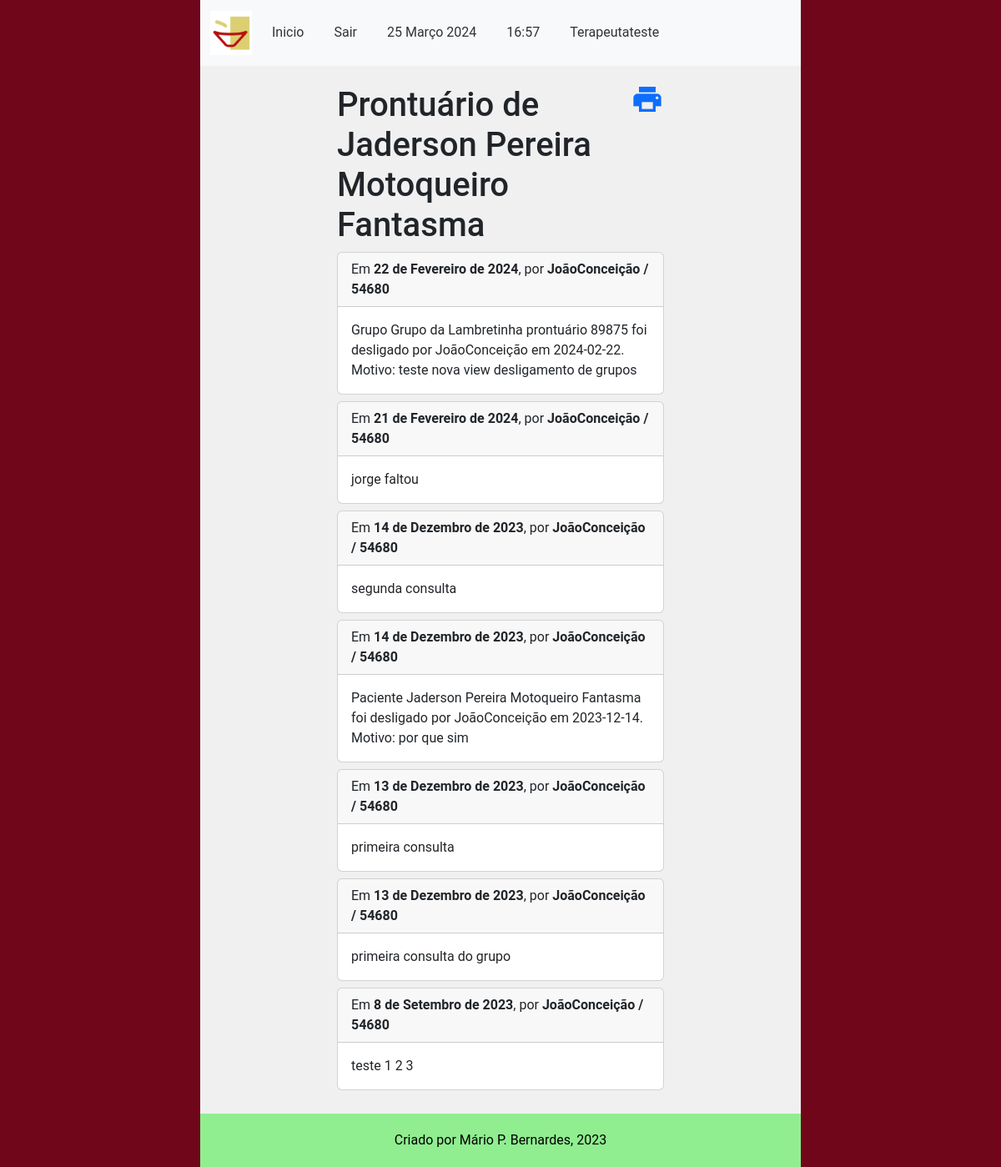
Screenshot of /main/prontuario/8962364/ (signed in) with the database file from the repository.
### accounts/models.py (models this page shows, shortened)
class CustomUser(AbstractUser):
    email = models.EmailField(unique=True, verbose_name='E-mail')
    phone_number = models.CharField(max_length=11, unique=True, verbose_name='Telefone', validators=[
        validate_numbers, MinLengthValidator(limit_value=11), MaxLengthValidator(limit_value=11)
    ])
    require_otp_login = models.BooleanField(null=False, default=True)  # TODO trocar pra False
    otp = models.CharField(max_length=6, null=True, blank=True)

### main/models.py (models this page shows, shortened)
class CadastroPacientes(models.Model):
    nome = models.CharField(verbose_name='Nome do Paciente', max_length=100,
                            validators=[validate_letters, MinLengthValidator(limit_value=5)])
    prontuario_numero = models.CharField(verbose_name='Nº de Prontuario', max_length=7,
                                         default=create_prontuario_numero,
                                         unique=True, validators=[validate_numbers, MinLengthValidator(limit_value=7)])
    nascimento = models.DateField(verbose_name='Data de Nascimento', help_text='dd/mm/aaaa',
                                  validators=[validate_date_past])
    responsavel_legal = models.CharField(verbose_name='Responsável Legal', max_length=100,
                                         null=True, blank=True, validators=[validate_letters,
                                                                            MinLengthValidator(limit_value=5)])
    cpf_responsavel_legal = models.CharField(verbose_name='CPF do Responsável', max_length=11, blank=True, null=True,
                                             validators=[validate_numbers, MinLengthValidator(limit_value=11)])
    data_inicio = models.DateField(verbose_name='Data de Inicio', help_text='dd/mm/aaaa', default=datetime.now)
    data_final = models.DateField(verbose_name='Data do Desligamento', help_text='dd/mm/aaaa', blank=True, null=True,
                                  validators=[validate_date_past])
    desligado = models.BooleanField(verbose_name='Desligado', help_text='Paciente desligado', default=False)
    cpf_numero = models.CharField(verbose_name='CPF', max_length=11, unique=True,
                                  help_text="CPF de menores consta na Certidão de Nascimento",
                                  validators=[validate_numbers, MinLengthValidator(limit_value=11)])
    MOD_CHOICES = (
        (0, 'Individual'),
        (1, 'Grupo'),
        (2, 'Casal'),
    )
    modalidade_atendimento = models.IntegerField(verbose_name='Modalidade', choices=MOD_CHOICES, default=0)
    grupo = models.ForeignKey(
        'CadastroGrupos',
        related_name='membros',
        on_delete=models.PROTECT,
        blank=True,
        null=True
    )
    convenio = models.ForeignKey(
        'ConveniosAceitos',
        related_name='pacientes',
        on_delete=models.PROTECT
    )
    carteirinha_convenio = models.CharField(verbose_name='Número do Convênio',
                                            max_length=50, blank=True, null=True,
                                            validators=[validate_numbers, MinLengthValidator(limit_value=7)])
    terapeuta = models.ForeignKey(
        'CadastroProfissionais',
        related_name='pacientes',
        on_delete=models.PROTECT
    )
    endereco_rua = models.CharField(verbose_name='Endereço', max_length=100,
                                    validators=[MinLengthValidator(limit_value=10)])
    endereco_bairro = models.CharField(verbose_name='Bairro', max_length=50,
                                       validators=[MinLengthValidator(limit_value=3)])
    endereco_numero = models.CharField(verbose_name='Número', max_length=7, validators=[validate_numbers])
    endereco_complemento = models.CharField(verbose_name='Complemento', max_length=100,
                                            validators=[MinLengthValidator(limit_value=4)])
    telefone_numero = models.CharField(verbose_name='Telefone', max_length=11,
                                       validators=[validate_numbers, MinLengthValidator(limit_value=11)])
    cidade = models.CharField(verbose_name='Cidade', max_length=100, validators=[validate_letters,
                                                                                 MinLengthValidator(limit_value=3)])
    cep_numero = models.CharField(verbose_name='CEP', max_length=8, validators=[validate_numbers,
                                                                                MinLengthValidator(limit_value=8)])
    email = models.EmailField(verbose_name='E-mail')
    observacoes = models.TextField(verbose_name='Observações', blank=True, null=True)
    objects = models.Manager()
    class Meta:
        verbose_name = 'Paciente'
        verbose_name_plural = 'Pacientes'
        ordering = ["nome"]
        permissions = [
            ('transfer_pac', 'Transferir Paciente (Terapeutas)'),
            ('deslig_pac', 'Desligar Paciente (Terapeutas)'),
            ('add_pac_group', 'Adicionar Paciente a Grupo (Terapeutas)'),
            ('remove_pac_from_group', 'Remover Paciente de um Grupo (Terapeutas)')
        ]

class ProntuariosIndividuais(models.Model):
    numero = models.ForeignKey(
        'CadastroPacientes',
        on_delete=models.PROTECT,
        to_field='prontuario_numero',
        related_name='paciente',
        verbose_name='Nº de Prontuário'
    )
    autor = models.ForeignKey(
        'CadastroProfissionais',
        on_delete=models.PROTECT,
        to_field='nome',
        related_name='prontuarios',
        verbose_name='Terapeuta'
    )
    data_entrada = models.DateField(auto_now_add=True, editable=False, verbose_name='Data da Entrada')
    data_consulta = models.DateField(verbose_name='Data da Consulta', validators=[validate_date_past])
    entrada = models.TextField(verbose_name='Parecer', validators=[MinLengthValidator(limit_value=10)])
    objects = models.Manager()
    class Meta:
        verbose_name = 'Prontuário'
        verbose_name_plural = 'Prontuários'
        permissions = [
            ('add_entry', 'Adicionar entradas em prontuários (Terapeutas)')
        ]

class CadastroProfissionais(models.Model):
    nome = models.CharField(verbose_name='Nome', max_length=100,
                            unique=True, editable=True, validators=[validate_letters])
    conselho_codigo = models.CharField(verbose_name='CRP', max_length=5, unique=True,
                                       editable=True, validators=[validate_numbers])
    STATUS_POS_CHOICES = (
        (0, 'Nível 1 - Incompleto'),
        (1, 'Nível 1 - Completo'),
        (2, 'Nível 2 - Incompleto'),
        (3, 'Nível 2 - Completo'),
        (4, 'Nível 3 - Incompleto'),
        (5, 'Nível 3 - Completo'),
    )
    pos_grad_status = models.IntegerField(verbose_name='Status Pós', choices=STATUS_POS_CHOICES, default=0)
    unimed_codigo = models.CharField(verbose_name='Número cadastro Unimed', max_length=6,
                                     unique=True, editable=True, validators=[validate_numbers])
    email = models.EmailField(verbose_name='Email', editable=True)
    telefone_numero = models.CharField(verbose_name='Telefone', max_length=11,
                                       editable=True, validators=[validate_numbers])
    endereco_rua = models.CharField(verbose_name='Endereço', max_length=100)
    endereco_bairro = models.CharField(verbose_name='Bairro', max_length=50)
    endereco_numero = models.CharField(verbose_name='Número', max_length=7, validators=[validate_numbers])
    endereco_complemento = models.CharField(verbose_name='Complemento', max_length=100)
    cidade = models.CharField(verbose_name='Cidade', max_length=20, validators=[validate_letters,
                                                                                MinLengthValidator(limit_value=3)])
    cep_numero = models.CharField(verbose_name='CEP', max_length=8, validators=[validate_numbers,
                                                                                MinLengthValidator(limit_value=8)])
    nascimento_data = models.DateField(verbose_name='Data de Nascimento', help_text='dd/mm/aaaa',
                                       validators=[validate_date_past])
    cpf_numero = models.CharField(verbose_name='CPF', unique=True, validators=[validate_numbers], max_length=11)
    rg_numero = models.CharField(verbose_name='Número RG', max_length=12,
                                 validators=[MinLengthValidator(limit_value=6)])
    rg_emissor = models.CharField(verbose_name='Orgão Emissor RG', max_length=50)
    usuario_codigo = models.ForeignKey(
        CustomUser,
        related_name='Terapeutas',
        on_delete=models.PROTECT
    )
    objects = models.Manager()
    def __str__(self):
        return f'{self.nome}'
    class Meta:
        verbose_name = 'Terapeuta'
        verbose_name_plural = 'Terapeutas'
        permissions = [
            ('add_terapeuta', 'Adicionar novos Usuários (Administrativos)')
        ]

### main/views.py (the view)
@login_required(login_url="/main/login")
def list_entradas(request: HttpRequest, prontuario_numero: str, as_pdf=False):
    current_user_terapeuta = get_current_user_terapeuta(request)
    current_paciente = get_current_paciente(prontuario_numero)
    current_paciente_prontuario = get_current_paciente_prontuario(prontuario_numero)
    context = {
        'prontuario_numero': prontuario_numero,
        'current_user': current_user_terapeuta,
        'paciente': current_paciente,
        'prontuarios': current_paciente_prontuario,
    }
    if request.GET.get('as_pdf'):
        template = 'prontuario_for_pdf.html'
        return render_to_pdf(template, context)
    template = 'prontuario_pac.html'
    return render(request, template, context)

### main/services/pacientes_services.py (called while the page is built)
def get_current_paciente(prontuario_numero: str) -> CadastroPacientes:
    current_paciente = CadastroPacientes.objects.get(prontuario_numero=prontuario_numero)
    return current_paciente

def get_current_paciente_prontuario(prontuario_numero: str) -> ProntuariosIndividuais:
    current_paciente_prontuario = ProntuariosIndividuais.objects.filter(numero_id=prontuario_numero).order_by(
        '-data_consulta')
    return current_paciente_prontuario

### main/services/terapeutas_services.py (called while the page is built)
def get_current_user_terapeuta(request: HttpRequest) -> Union[CadastroProfissionais, HttpResponseNotFound]:
    if request.user.is_authenticated:
        try:
            current_user_terapeuta = request.user.Terapeutas.get()
        except ObjectDoesNotExist:
            return HttpResponseNotFound("Usuário não associado a um profissional Terapeuta!")
        return current_user_terapeuta
    else:
        return HttpResponseNotFound("Usuário não autenticado!")

### main/templates/prontuario_pac.html (shortened to what this page needs)
{% extends 'middleman1.html' %}
{% block content %}
    <div class="d-flex justify-content-between align-items-baseline">
        <h1> Prontuário de {{ paciente.nome }}</h1>
        {% url 'main:prontuario' prontuario_numero=prontuario_numero as download_url %}
        <a href="{{ download_url }}?as_pdf=1" target="_blank">
            <span class="material-icons fs-1">print</span>
        </a>
    </div>
    {% for prontuario in prontuarios %}
        <div class="card mb-2">
            <div class="card-header">
                Em <strong>{{ prontuario.data_consulta }}</strong>, por <strong>{{ prontuario.autor }} / {{ current_user.conselho_codigo}}</strong><br>
            </div>
            <div class="card-body">
                {{ prontuario.entrada }}
            </div>
        </div>
    {% empty %}
        <li>Nenhuma entrada encontrada neste prontuário.</li>
    {% endfor %}
{% endblock %}

### main/templates/middleman1.html (shortened to what this page needs)
{% load static %}
{% load django_bootstrap5 %}
{% bootstrap_css %}
<!DOCTYPE html>
<html lang="pt-br">
<head>
    <link rel="stylesheet" type="text/css" href="{% static 'main_style.css' %}">
</head>
<body>
    <div class="page-container">
        <header>
            <nav class="navbar navbar-expand-lg navbar-light bg-light">
                <div class="container">
                <a class="navbar-brand" href="{% static 'fav.icon.jpeg' %}">
                    <img src="{% static 'fav.icon.jpeg' %}" alt="Your Logo" style="width: 50px; height: auto;" >
                </a>
                    <div class="collapse navbar-collapse text-dark" id="navbarNav">
                        <ul class="navbar-nav">
                            <li class="nav-item">
                                <a class="nav-link" href="{% url 'main:homepage' %}">Inicio</a>
                            </li>
                            <li class="nav-item">
                                <a class="nav-link" href="{% url 'account:logout' %}">Sair</a>
                            </li>
                            <li class="nav-item">
                    <span class="nav-link">
                        {% now "j F Y" %}
                    </span>
                </li>
                <li class="nav-item">
                    <span class="nav-link">
                        {% now "H:i" %}
                    </span>
                </li>
                <li class="nav-item">
                    <span class="nav-link">
                        {% if user.is_authenticated %}
                            {{ user.username }}
                        {% endif %}
                    </span>
                </li>
                        </ul>
                    </div>
                </div>
            </nav>
        </header>
        <main class="main-content">
            {% block content %}{% endblock %}
        </main>
        <footer class="footer">
            Criado por Mário P. Bernardes, 2023
        </footer>
    </div>
</body>
</html>

### main/static/main_style.css (style rules this page uses)
body { font-family: roboto; font-size: 16px; background-color: #f0f0f0; margin: 0; padding: 0; }
.page-container { border-left: 20vw solid #70061a; border-right: 20vw solid #70061a; min-height: 100vh; box-sizing: border-box; display: flex; flex-direction: column; }
.main-content { width: 60%; margin: 0 auto; padding: 20px; flex-grow: 1; }
.navbar { background-color: #333; color: #fff; }
.navbar-brand { font-size: 24px; }
.navbar-nav { list-style-type: none; padding: 0; }
.nav-item { margin-right: 20px; }
.nav-link { color: #333; }
.footer { background-color: lightgreen; color: #000; padding: 20px 0; text-align: center; flex-shrink: 0; }

### rows the page displays
CustomUser: username "Terapeutateste"
CadastroPacientes: nome "Jaderson Pereira Motoqueiro Fantasma"
ProntuariosIndividuais: data_consulta "22 de Fevereiro de 2024", autor "JoãoConceição", entrada "Grupo Grupo da Lambretinha prontuário 89875 foi desligado por JoãoConceição em 2024-02-22. Motivo: teste nova view desligamento de grupos"
CadastroProfissionais: conselho_codigo "54680"
ProntuariosIndividuais: data_consulta "21 de Fevereiro de 2024", autor "JoãoConceição", entrada "jorge faltou"
ProntuariosIndividuais: data_consulta "14 de Dezembro de 2023", autor "JoãoConceição", entrada "segunda consulta"
ProntuariosIndividuais: data_consulta "14 de Dezembro de 2023", autor "JoãoConceição", entrada "Paciente Jaderson Pereira Motoqueiro Fantasma foi desligado por JoãoConceição em 2023-12-14. Motivo: por que sim"
ProntuariosIndividuais: data_consulta "13 de Dezembro de 2023", autor "JoãoConceição", entrada "primeira consulta"
ProntuariosIndividuais: data_consulta "13 de Dezembro de 2023", autor "JoãoConceição", entrada "primeira consulta do grupo"
ProntuariosIndividuais: data_consulta "8 de Setembro de 2023", autor "JoãoConceição", entrada "teste 1 2 3"
